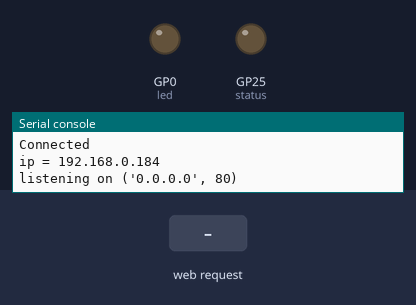
A program run on a simulated Raspberry Pi Pico running MicroPython. On the bench: output pins drawn as LEDs (lit = HIGH), the last lines printed to the serial console. Inputs (shaded band) come from the test bench. WiFi joins after 1.5 s.

Above: at 3.2 s.
3.3 s: HTTP request GET /?light=on received
At 3.9 s:
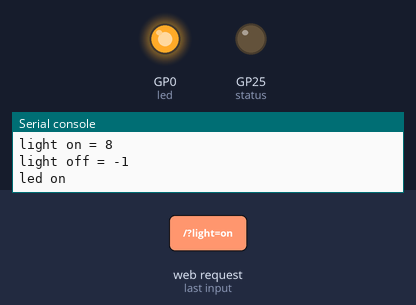
4.8 s: HTTP request GET /?light=off received
At 6.2 s:
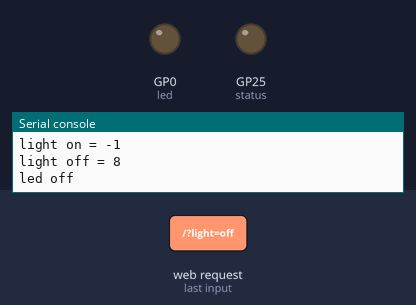
Timing chart, 0 to 7.8 s (numbered marks = the images above; inputs shaded):
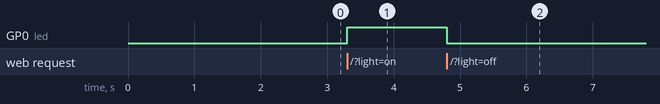

Measured:
- after the input at 3.3 s, GP0 (led): LOW → HIGH at once
- after the input at 4.8 s, GP0 (led): HIGH → LOW at once

The program:

http.py
```python
import time
import network
import socket
from machine import Pin

led = Pin(0, Pin.OUT)
status=Pin("LED",Pin.OUT)
ledState = 'LED State Unknown'

ssid = 'Gearbox Staff'
password = 'Staff@Gearbox'

wlan = network.WLAN(network.STA_IF)
wlan.active(True)
wlan.connect(ssid, password)
wlan.ifconfig(('192.168.0.184','255.255.255.0','192.168.0.1','8.8.8.8'))


html = """<!DOCTYPE html><html>
    <head><meta name="viewport" content="width=device-width, initial-scale=1">
    <link rel="icon" href="data:,">
    <style>html {
        font-family: Helvetica;
        display: inline-block;
        margin: 0px auto;
        text-align: center;
    }
.buttonGreen {
    background-color: #4CAF50;
    border: 2px solid #000000;
    color: white;
    padding: 15px 32px;
    text-align: center;
    text-decoration: none;
    display: inline-block;
    font-size: 16px;
    margin: 4px 2px;
    cursor: pointer;
     }
.buttonRed {
    background-color: #D11D53;
    border: 2px solid #000000;;
    color: white;
    padding: 15px 32px;
    text-align: center;
    text-decoration: none;
    display: inline-block;
    font-size: 16px;
    margin: 4px 2px;
    cursor: pointer;
 }
/* text-decoration: none;
font-size: 30px;
margin: 2px;
cursor: pointer;
}*/
</style>
</head>
    <body>
        <center><h1>Control Panel</h1></center><br><br>
        <form><center>
        <center> <button class="buttonGreen" name="light" value="off" type="submit">LIGHT ON</button>
        <br><br>
        <center> <button class="buttonRed" name="light" value="on" type="submit">LIGHT OFF</button>
        </form>
        <br><br>
        <br><br>
        <p>%s</p>
"""

# Wait for connect or fail
max_wait = 10
while max_wait > 0:
    if wlan.status() < 0 or wlan.status() >= 3:
        break
    max_wait -= 1
    print('waiting for connection...')
    time.sleep(1)

# Handle connection error
if wlan.status() != 3:
    raise RuntimeError('network connection failed')
else:
    print('Connected')
    status = wlan.ifconfig()
    print( 'ip = ' + status[0] )


# Open socket
addr = socket.getaddrinfo('0.0.0.0', 80)[0][-1]
s = socket.socket()
s.bind(addr)
s.listen(1)
print('listening on', addr)

# Listen for connections, serve client
while True:
    try:

        cl, addr = s.accept()
        print('client connected from', addr)
        request = cl.recv(1024)
        print("request:")
        print(request)
        request = str(request)
        light_on = request.find('light=on')
        light_off = request.find('light=off')

        print( 'light on = ' + str(light_on))
        print( 'light off = ' + str(light_off))

        if light_on == 8:
            print("led on")
            led.value(1)
        if light_off == 8:
            print("led off")
            led.value(0)

        ledState = "Light is ON" if led.value() == 0 else "Light is OFF" # a compact if-else statement

        stateis = ledState
        response = html % stateis
        cl.send('HTTP/1.0 200 OK\r\nContent-type: text/html\r\n\r\n')
        cl.send(response)
        cl.close()

    except OSError as e:
        cl.close()
        print('connection closed')
```
